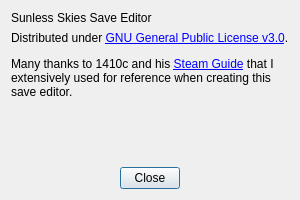
<?xml version="1.0" encoding="UTF-8"?>
<ui version="4.0">
 <class>AboutDialog</class>
 <widget class="QDialog" name="AboutDialog">
  <property name="geometry">
   <rect>
    <x>0</x>
    <y>0</y>
    <width>300</width>
    <height>200</height>
   </rect>
  </property>
  <property name="windowTitle">
   <string>Dialog</string>
  </property>
  <layout class="QVBoxLayout" name="verticalLayout">
   <item>
    <widget class="QLabel" name="label_Version">
     <property name="text">
      <string>Sunless Skies Save Editor</string>
     </property>
    </widget>
   </item>
   <item>
    <widget class="QLabel" name="label_About_License">
     <property name="text">
      <string>&lt;html&gt;&lt;head/&gt;&lt;body&gt;&lt;p&gt;Distributed under &lt;a href=&quot;https://www.gnu.org/licenses/gpl-3.0.en.html&quot;&gt;&lt;span style=&quot; text-decoration: underline; color:#0000ff;&quot;&gt;GNU General Public License v3.0&lt;/span&gt;&lt;/a&gt;.&lt;/p&gt;&lt;p&gt;Many thanks to 1410c and his &lt;a href=&quot;https://steamcommunity.com/sharedfiles/filedetails/?id=1456294858&quot;&gt;&lt;span style=&quot; text-decoration: underline; color:#0000ff;&quot;&gt;Steam Guide&lt;/span&gt;&lt;/a&gt; that I extensively used for reference when creating this save editor.&lt;/p&gt;&lt;/body&gt;&lt;/html&gt;</string>
     </property>
     <property name="wordWrap">
      <bool>true</bool>
     </property>
    </widget>
   </item>
   <item>
    <spacer name="verticalSpacer">
     <property name="orientation">
      <enum>Qt::Vertical</enum>
     </property>
     <property name="sizeHint" stdset="0">
      <size>
       <width>20</width>
       <height>40</height>
      </size>
     </property>
    </spacer>
   </item>
   <item>
    <layout class="QGridLayout" name="gridLayout">
     <item row="0" column="0">
      <widget class="QPushButton" name="pushButton_About_Close">
       <property name="maximumSize">
        <size>
         <width>60</width>
         <height>16777215</height>
        </size>
       </property>
       <property name="text">
        <string>Close</string>
       </property>
      </widget>
     </item>
    </layout>
   </item>
  </layout>
 </widget>
 <resources/>
 <connections/>
</ui>
